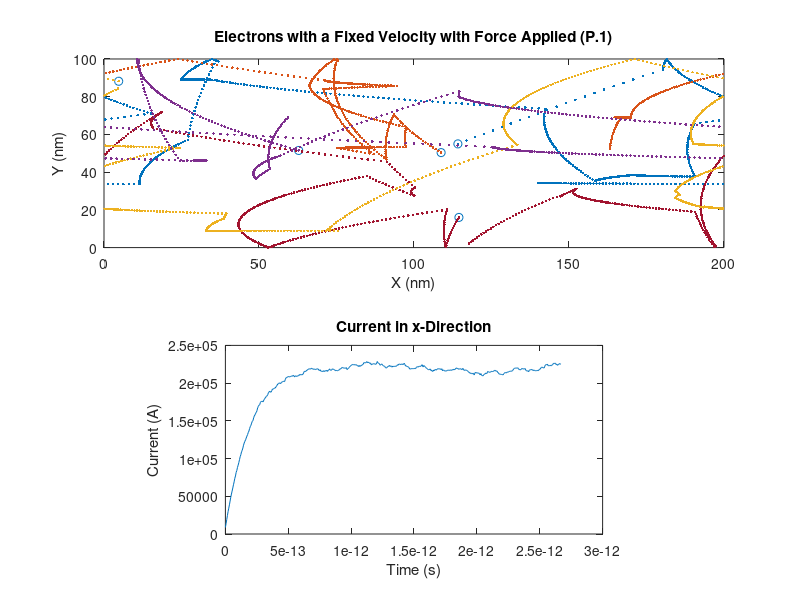
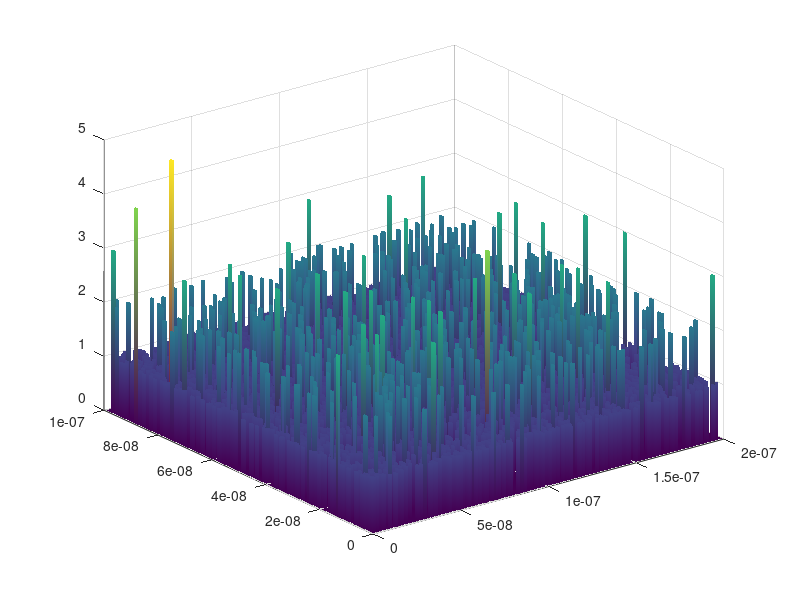

Write the MATLAB code that produced these figures, in order. (Note: this script raises an error after producing the figures.)
%%
% Derek Woodard, 100827083

%% Part 1

clear all
close all
set(0,'DefaultFigureWindowStyle','docked');

m0 = 9.10938356e-31;          % rest mass of an electron
mn = 0.26*m0;                 % effective mass of electrons
T = 300;                      % temperature
k = 1.38064852e-23;           % Boltzmann's Constant
Tmn = 0.2e-12;                % mean time between collisions
q = 1.60217662e-19;           % The charge of an electron
vth = sqrt((2*k*T)/mn);       % calculate thermal velocity for 1.1 with two degrees of freedom
mfp = vth * Tmn;              % calculate the mean free path for 1.2


%% The nominal size of the region is 200nm x 100nm
H = 100e-9;
W = 200e-9;

pop_tot = 5000;                  % use this variable to determine how many electrons are modeled
pop_vis = 5;                     % use this variable to change how many electrons are plotted
ts = H/vth/100;                  % The time step is set to make each plot point have an electron move 1/100th of the height of the area
iter = 500;                      % how many plot points total
Vx = 0.8;                        % voltage across the x direction is set to 0.8V
Vy = 0;                          % voltage across the y dimension not provided, so assume 0
m0 = 9.10938215e-31;             % mass of an electron
density = 1e19;                  % density of electrons
ps = 1 - exp(-((ts)/(Tmn)));     % The eletrons have a probability of scattering

animate = 1;                     % set to 1 to see each iteration
% animate = 0;                     % set to 0 to only see final product
    
%%
% part 1a) determine the electric field on the electrons
Ex = Vx/W;
Ey = Vy/H;
% E = sqrt(Ex^2 + Ey^2);
% given that no voltage is applied in the y-direction, the x-direction
% provides the full electric field for the semi-conductor.
% The electric field is: 5e5 V/m

%%
% part 1b) determine the force applied to each electron
Fx = q*Ex;
Fy = q*Ey;
% Using the electric field determined previously and the charge of an
% electron, the force applied is: -8.0109e-14 N

%%
% part 1c) determine the acceleration of the electrons
ax = Fx/m0;
ay = Fy/m0;
% Using the force found previously along with the mass of an electron the
% acceleration is: -8.7941e16 m/s^2

%%
% In order to track the electrons, the following arrays will be used
% The arrays will store the positions, velocities, and temperatures of the
% elctrons
state = zeros(pop_tot, 4);
% The rows of state represent each electron
% The columns represent the position and velocity in each direction as shown
% [x y vx vy]

traj = zeros(iter, pop_vis*2);
% The trajectory of the electrons we want to plot will be stored here

temps = zeros(iter,1);
% The temperature will be tracked in this array

J = zeros(iter,2);
% The current density is made to have an x and y column

%% 
% Start by generating the initial eletrons with a constant speed of vth
for i = 1:pop_tot
    angle = rand*2*pi;
    state(i,:) = [W*rand H*rand vth*cos(angle) vth*sin(angle)];
end


%%
% Now we iterate to update the electron positions and plot the trajectories
for i = 1:iter
    state(:,1:2) = state(:,1:2) + ts.*state(:,3:4);
    % update the state of each electron using the speed
    
    state(:,3) = state(:,3) + ts*ax;
    state(:,4) = state(:,4) + ts*ay;
    % The speed of each electron is updated using the acceleration from the
    % electric field applied
    % Note that since the elctric field is only applied in the x-direction,
    % no acceleration occurs in the y-direction
    
    % We need to ensure the boundary conditions are checked
    bcx = state(:,1) > W;
    state(bcx,1) = state(bcx,1) - W;
    % Ensure the electron is transported from the right side to the left if
    % travelling past the right X limit
    
    bcx = state(:,1) < 0;
    state(bcx,1) = state(bcx,1) + W;
    % Ensure the electron is transported from the left side to the right if
    % travelling past the left X limit
    
    bcy = state(:,2) > H;
    state(bcy,2) = 2*H - state(bcy,2);
    state(bcy,4) = -state(bcy,4);
    % Ensure the electrons bounce back down if going above high the Y limit
    
    bcy = state(:,2) < 0;
    state(bcy,2) = -state(bcy,2);
    state(bcy,4) =- state(bcy,4);
    % Ensure the electrons bounce back up if going below the low Y limit
    
    temps(i) = (sum(state(:,3).^2) + sum(state(:,4).^2)) * mn/k/2/pop_tot;
    % Track the temperature using the velocity of every electron at every
    % point
    
    for j = 1:pop_vis
        traj(i, (2*j):(2*j+1)) = state(j, 1:2);
    end
    % Track the trajectory of a small number of electrons by storing the x
    % and y position for each iteration
    
    ra = rand(pop_tot, 1) < ps;
    scattersize = size(state(ra,3:4));
    distvels = zeros(scattersize(1),1) + (randn(scattersize(1),1).*vth);
    newvels = ones(scattersize);
    
    for a = 1:scattersize(1)-1
        angle = rand*2*pi;
        vel = randn*vth;
        newvels(a, :) = [vel*cos(angle) vel*sin(angle)];
    end
 
    state(ra,3:4) = newvels;
    % Check to see if the electrons will scatter based around the
    % probability calculated
    % If they do scatter, the velocity and direction will be changed to a
    % random value within the normal distribution around vth
    
    
    J(i,1) = q*density*mean(state(:,3));
    J(i,2) = q*density*mean(state(:,4));
    % Record the current density
    
    % The animation does not need to be updated at every iteration
    % So we update it every 5 iterations to use less memory
    if animate && mod(i,5) == 0
        figure(1)
        pbaspect([2,1,1]);
        subplot(2,1,1);
        hold off;
        plot(state(1:pop_vis,1)./1e-9, state(1:pop_vis,2)./1e-9, 'o');
        title('Electrons with a Fixed Velocity with Force Applied (P.1)');
        xlabel('X (nm)');
        ylabel('Y (nm)');
        hold on;
        for j=1:pop_vis
            plot(traj(:,j*2)./1e-9, traj(:,j*2+1)./1e-9, '.');
        end
        
        if i > 1   
            subplot(2,1,2);
            hold off;
            plot(ts*(0:i-1), J(1:i,1)); 
            title('Current in x-Direction');
            ylabel('Current (A)');
            xlabel('Time (s)');
            hold on;
        end
        pause(0.05)
    end
end

% Now we need to display the trajectory after the iterations have completed
figure(1);
pbaspect([2,1,1]);
subplot(2,1,1);
title('Electrons with a Fixed Velocity with Force Applied (P.1)');
xlabel('X (nm)');
ylabel('Y (nm)');
hold on;
for i=1:pop_vis
    plot(traj(:,i*2)./1e-9, traj(:,i*2+1)./1e-9, '.');
end

% If the animation variable = 0, we need to simply plot the results
if(~animate) 
    subplot(2,1,2);
    hold off;
    plot(ts*(0:pop_vis-1), J(1:pop_vis));
    title('Current in x-Direction');
    ylabel('Current (A)');
    xlabel('Time (s)');
end

% % An electron density map is created for the bottlenecked simulation
dmap = [state(:,1), state(:,2)];
figure(2)
hist3(dmap, [200 100]);
surfHandle = get(gca, 'child');
set(surfHandle, 'FaceColor', 'interp', 'EdgeColor', 'none', 'CdataMode', 'auto');
view(2)
title('Electron Density Map');
xlabel('x (m)');
ylabel('y (m)');


%%
% Similarily to the density map, a temperature map is created
% This map is created by putting the electron velocities into areas much
% smaller than the full space called bins.
x_temp_sum = zeros(ceil(W/1e-9), ceil(H/1e-9));
y_temp_sum = zeros(ceil(W/1e-9), ceil(H/1e-9));
num_temp = zeros(ceil(W/1e-9), ceil(H/1e-9));

% Start by observing the velocities of all the electrons
for i = 1:pop_tot
    % We now need to put the electrons in their bins based on location
    x = floor(state(i,1)/1e-9);
    y = floor(state(i,2)/1e-9);
    
    if(x == 0)
        x = 1;
    end
    if(y == 0)
        y = 1;
    end
    
    % The velocities are then added to the total count for each bin
    x_temp_sum(x,y) = x_temp_sum(x,y) + state(i,3)^2;
    y_temp_sum(x,y) = y_temp_sum(x,y) + state(i,4)^2;
    num_temp(x,y) = num_temp(x,y) + 1;
end

% Using the sum of the velocities, the temperature of each bin can be
% calculated
temp = (x_temp_sum + y_temp_sum).*mn./k./2./num_temp;
temp(isnan(temp)) = 0;
temp = temp';

figure(3)
x = linspace(1, W/1e-9, (W/1e-9)+1); 
y = linspace(1, H/1e-9, (H/1e-9)+1); 
pcolor(x,y,temp)
shading interp
colormap(jet)
title('Temperature Map (Pt. 3)');
xlabel('x (nm)');
ylabel('y (nm)');
